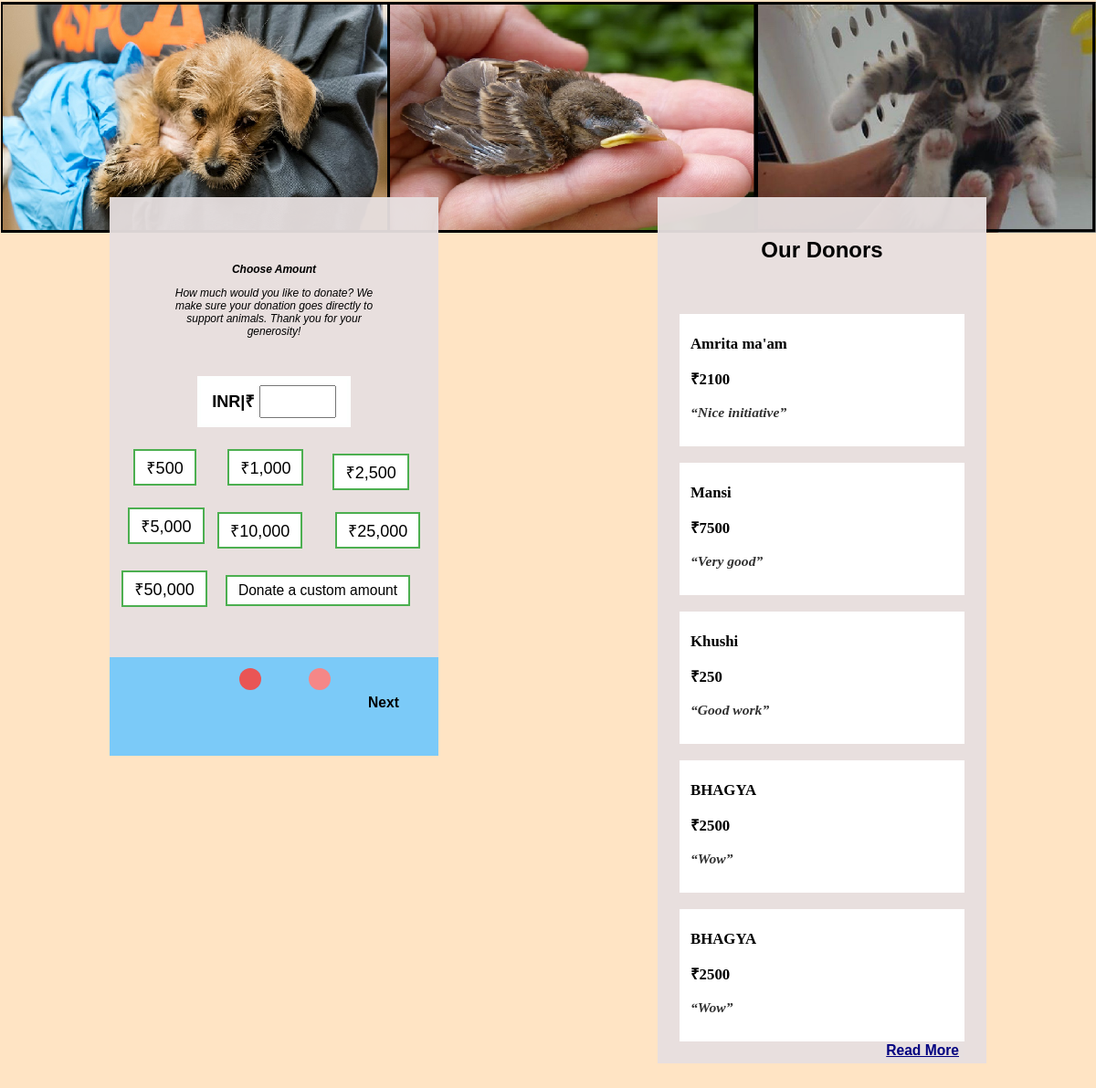
The app's page /supportus/donate/ with its own data.
### supportus/models.py (models this page shows)
class Donateclass(models.Model):
    name=models.CharField(max_length=20)
    email=models.EmailField(max_length=30)
    mobile=models.CharField(max_length=10)
    comment=models.CharField(max_length=50)
    add=models.CharField(max_length=100, default="None")
    anony=models.CharField(max_length=5,default="No")
    amt=models.IntegerField(default=0)

### supportus/views.py (the view)
# urls.py: path('donate/', views.donate),
def donate(request):
    if(request.method== 'POST'):
            amt=request.POST['amt']
            fm = donateform(request.POST,prefix='fm')
            if fm.is_valid():
                nm=fm.cleaned_data['name']
                em=fm.cleaned_data['email']
                mm=fm.cleaned_data['mobile']
                cm=fm.cleaned_data['comment']
                ad=fm.cleaned_data['add']
                an=fm.cleaned_data['anony']
                dreg=Donateclass(name=nm,email=em,mobile=mm,comment=cm,add=ad,anony=an,amt=amt)
                dreg.save()
                return HttpResponseRedirect("/supportus/payment/")
    else:
        fm = donateform(prefix='fm')
    od = Donateclass.objects.order_by('-id')
    don = od.all()[:5]
    don2 =od.all()[5:]
    return render(request,'donate.html',{'form':fm , 'don': don, 'don2': don2})

### supportus/forms.py
class donateform(forms.Form):
    name = forms.CharField(label="Name*",widget=forms.TextInput(attrs={'placeholder':'Enter your name','class':'textbox2'}))
    email = forms.EmailField(label="Email*",widget=forms.EmailInput(attrs={'placeholder':'Enter your email address','class':'textbox2'}))
    mobile = forms.CharField(label="Mobile No*", min_length=10 , max_length=10 , widget=forms.TextInput(attrs={'placeholder':'Enter your mobile no','class':'textbox2'}))
    comment= forms.CharField(label="Comment", widget=forms.Textarea(attrs={'placeholder':'Leave a comment','class':'textarea'}))
    add = forms.CharField(label="Address",widget=forms.TextInput(attrs={'placeholder':'Enter your address','class':'textbox2'}))
    anony = forms.CharField(label="Make this an Anonymous donation?",widget=forms.TextInput(attrs={'placeholder':'Yes/No','class':'textbox2'}))

### templates/donate.html (shortened to what this page needs)
<!DOCTYPE html>
{% load static %}
<html lang="en">
    <head>
        <link rel="stylesheet" href="{% static 'css/donate.css' %}" />
    </head>
    <body>
        <img src="{% static 'images/rescueimg.png' %}" alt='hello'  class="img3"/>
        <section>
       <div class="slideshow-container">
        <div class="mySlides">
          <p align='center' class="p1"><b>Choose Amount</b></p>
          <p class="p1">How much would you like to donate? We make sure your donation goes directly to support animals. Thank you for your generosity!</p><br>
          <button class="button button0"><b>INR|<span style='font-size:1.5vw;'>&#8377;</span></b>
          <input type="text" id="myBtn" name="fname"  value=" " class="molon"><br>
          <button class="button button1" onclick="myvalue(500)">&#8377;500</button>
          <button class="button button2" onclick="myvalue(1000)">&#8377;1,000</button>
          <button class="button button3" onclick="myvalue(2500)">&#8377;2,500</button>
          <button class="button button4" onclick="myvalue(5000)">&#8377;5,000</button>
          <button class="button button5" onclick="myvalue(10000)">&#8377;10,000</button>
          <button class="button button6" onclick="myvalue(25000)">&#8377;25,000</button>
          <button class="button button7" onclick="myvalue(50000)">&#8377;50,000</button>
          <button class="button button8" onclick="myvalue(1)" style='font-size:1.3vw;' id="custom">Donate a custom amount</button>
          <button class="next1" style='font-size: 1.3vw;'onclick="cus()"><a onclick="plusSlides(1)"><b>Next</b></a></button>
        </div>
        </div>
        <div class="dot-container">
          <span class="dot" onclick="currentSlide(1)"></span>
          <span class="dot" onclick="currentSlide(2)"></span>
        </div>
        </section>
        <div class="display">
            {% if don %}
                <h2 align = "center">Our Donors</h2>
                <br>
                {% for dm in don %}
                <br>
                <div class="donors">
                    {% if dm.anony == 'yes' or dm.anony == 'Yes'%}
                        <p class="name"> Anonymous </p>
                    {% else %}
                        <p class="name">{{ dm.name }}</p>
                    {% endif %}
                    <p class="price"><b>&#8377;{{dm.amt}}</b></p>
                    <p class="comment">“{{dm.comment}}”</p>
                </div>
                {% endfor %}
            {% endif %}
            <Button ONCLICK="ShowAndHide()" id="showbtn">Read More</Button>
          </div>
    </body>
</html>

### static/CSS/donate.css (style rules this page uses)
* { box-sizing: border-box }
body { font-family: Verdana,sans-serif; margin:0; background-color:bisque; }
.img3 { position: absolute; left: 0.1%; top:0.1%; z-index: -1; height:auto; max-height:35%; width:99.9vw; }
.slideshow-container { position: relative; background-color: #e7e0e0f1; width:30vw; height: 42vw; margin-left: 10vw; margin-right: 10vw; margin-top:18vw; }
.mySlides { position:relative; display: none; padding: 5vw; text-align: center; }
.dot-container { position: relative; text-align: center; padding: 1vw; background: rgb(123, 202, 248); width:30vw; height: 9vw; margin-left: 10vw; margin-right: 10vw; }
.dot { position: relative; cursor: pointer; height: 2vw; width: 2vw; margin: 0 2vw; background-color: rgb(245, 135, 135); border-radius: 5vw; display: inline-block; transition: background-color 0.6s ease; left:1vw; }
.active, .dot:hover { background-color: #e95555; }
.p1 { font-style: italic; font-size: 1vw; }
.next1 { position: relative; top:-3.5vw; z-index:1; width:5vw; height:3vw; text-align: center; right: -10vw; background-color: rgb(123, 202, 248); border: none; outline: none; }
.button { position: relative; border: none; color: white; padding: 0.5vw 1vw; text-align: center; text-decoration: none; display: inline-block; font-size: 1.5vw; margin: 1vw 0.5vw; transition-duration: 0.4s; cursor: pointer; }
.button0 { position:relative; background-color: white; color: black; border: 0.4vw solid #fdfffe; }
.button1 { position:relative; background-color: white; color: black; border: 0.2vw solid #4CAF50; left:-5.8vw }
.button2 { position: relative; background-color: white; color: black; border: 0.2vw solid #4CAF50; left:-4.3vw; }
.button3 { position:relative; background-color: white; color: black; border: 0.2vw solid #4CAF50; left:13vw; top:-4.9vw; }
.button4 { position:relative; background-color: white; color: black; border: 0.2vw solid #4CAF50; left:-14vw; }
.button5 { position:relative; background-color: white; color: black; border: 0.2vw solid #4CAF50; top:-4.9vw; left:3.3vw; }
.button6 { position:relative; background-color: white; color: black; border: 0.2vw solid #4CAF50; top:-4.9vw; left:4.9vw; }
.button7 { position: relative; background-color: white; color: black; border: 0.2vw solid #4CAF50; top:-4.9vw; left:-10vw; z-index: 1; }
.button8 { position:relative; background-color: white; color: black; border: 0.2vw solid #4CAF50; top:-9.8vw; left:4vw; z-index:1; }
.molon { position: relative; height:3vw; width:7vw; font-size: 1.5vw; }
section::after { content: ""; display: table; clear: both; }
.display { position:relative; left: 60vw; top: -51vw; background-color: #e7e0e0f1; width: 30vw; padding: 2vw }
.donors { background-color: white; padding-left: 1vw; padding-bottom: 1vw; padding-top: 0.5vw; }
.name { font-family: Georgia, 'Times New Roman', Times, serif; font-weight: bold; font-size: 1.4vw; }
.comment { font-family: 'Droid serif', serif; opacity: 0.8; font-style: italic; font-weight: 700; font-size: 1.3vw; }
.price { font-family: 'Bitter',serif; font-size: 1.4vw; }
#showbtn { background-color:#e7e0e0f1; font-size: 1.3vw; border: none; font-weight: 700; float:right; color:navy; font-style: underline; z-index: 1; text-decoration: underline; }

### records on screen
Donateclass: name "Amrita ma'am", amt "2100", comment "Nice initiative"
Donateclass: name "Mansi", amt "7500", comment "Very good"
Donateclass: name "Khushi", amt "250", comment "Good work"
Donateclass: name "BHAGYA", amt "2500", comment "Wow"
Donateclass: name "BHAGYA", amt "2500", comment "Wow"
